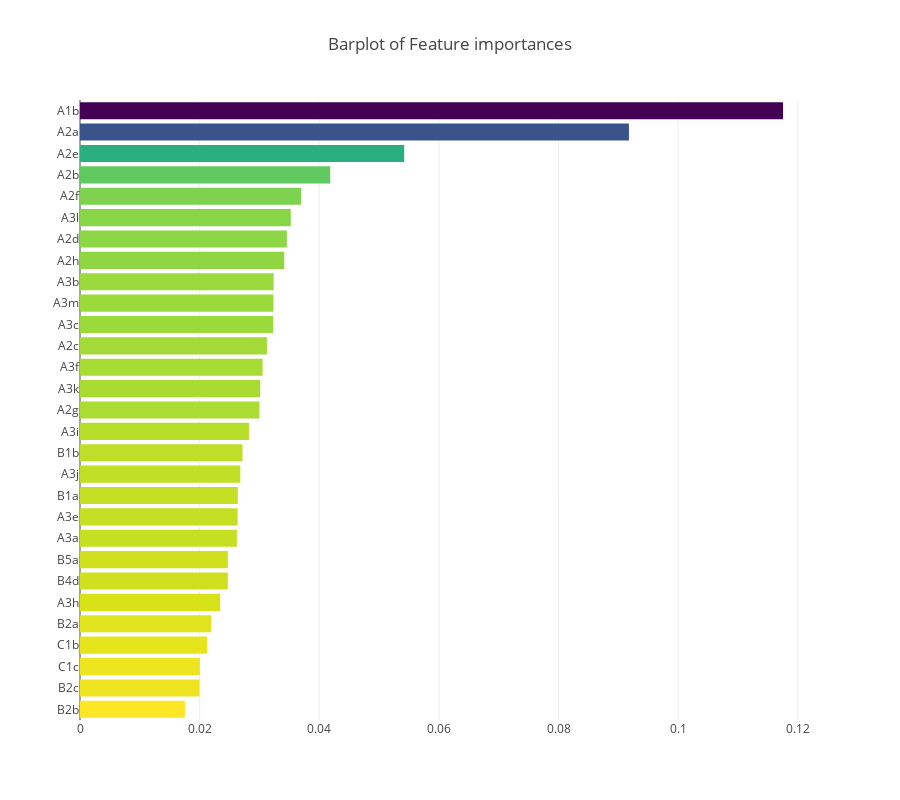

Here is the notebook cell this chart was saved with:
### Code cell
x, y = (list(x) for x in zip(*sorted(zip(gb.feature_importances_, features), 
                                                            reverse = False)))
trace2 = go.Bar(
    x=x ,
    y=y,
    marker=dict(
        color=x,
        colorscale = 'Viridis',
        reversescale = True
    ),
    name='Gradient Boosting Classifer Feature importance',
    orientation='h',
)

layout = dict(
    title='Barplot of Feature importances',
     width = 900, height = 800,
    yaxis=dict(
        showgrid=False,
        showline=False,
        showticklabels=True,
    ))

fig1 = go.Figure(data=[trace2])
fig1['layout'].update(layout)
py.iplot(fig1, filename='plots')
plt.show()

### Figure 1 — Plotly figure (JSON) as saved in the notebook; plotly's stock layout.template omitted (floating-point values rounded to 4 significant figures)
{"data": [{"marker": {"color": [0.01754, 0.01998, 0.02004, 0.02125, 0.02192, 0.02344, 0.02471, 0.02471, 0.02623, 0.02635, 0.02638, 0.0268, 0.02717, 0.02824, 0.03, 0.03012, 0.03053, 0.03126, 0.03231, 0.03234, 0.03237, 0.03416, 0.03458, 0.03524, 0.03697, 0.04183, 0.0542, 0.09177, 0.1175], "colorscale": "Viridis", "reversescale": true}, "name": "Gradient Boosting Classifer Feature importance", "orientation": "h", "type": "bar", "uid": "4b73a4fa-d05d-11e8-89bb-7831c1d00308", "x": [0.01754, 0.01998, 0.02004, 0.02125, 0.02192, 0.02344, 0.02471, 0.02471, 0.02623, 0.02635, 0.02638, 0.0268, 0.02717, 0.02824, 0.03, 0.03012, 0.03053, 0.03126, 0.03231, 0.03234, 0.03237, 0.03416, 0.03458, 0.03524, 0.03697, 0.04183, 0.0542, 0.09177, 0.1175], "y": ["B2b", "B2c", "C1c", "C1b", "B2a", "A3h", "B4d", "B5a", "A3a", "A3e", "B1a", "A3j", "B1b", "A3i", "A2g", "A3k", "A3f", "A2c", "A3c", "A3m", "A3b", "A2h", "A2d", "A3l", "A2f", "A2b", "A2e", "A2a", "A1b"]}], "layout": {"height": 800, "title": "Barplot of Feature importances", "width": 900, "yaxis": {"showgrid": false, "showline": false, "showticklabels": true}}}
